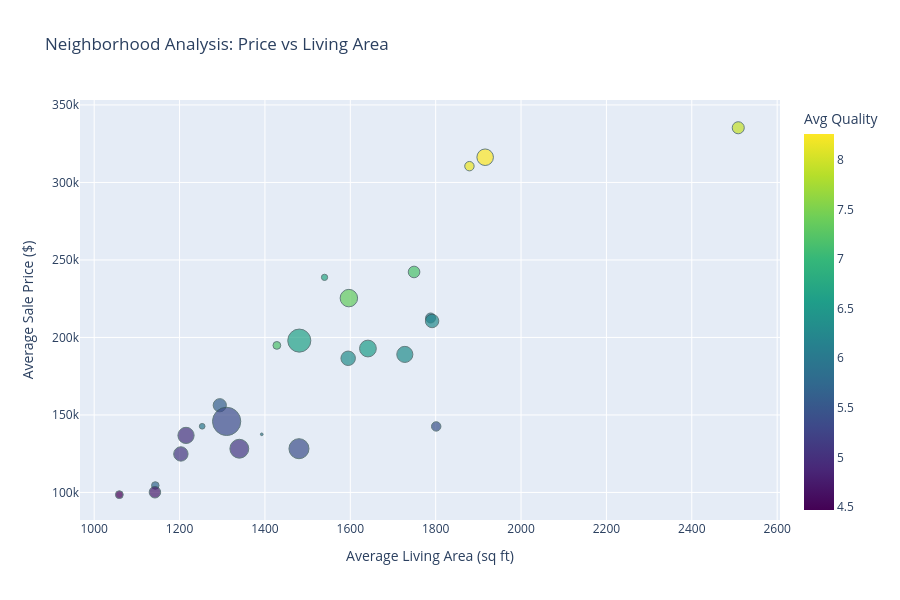
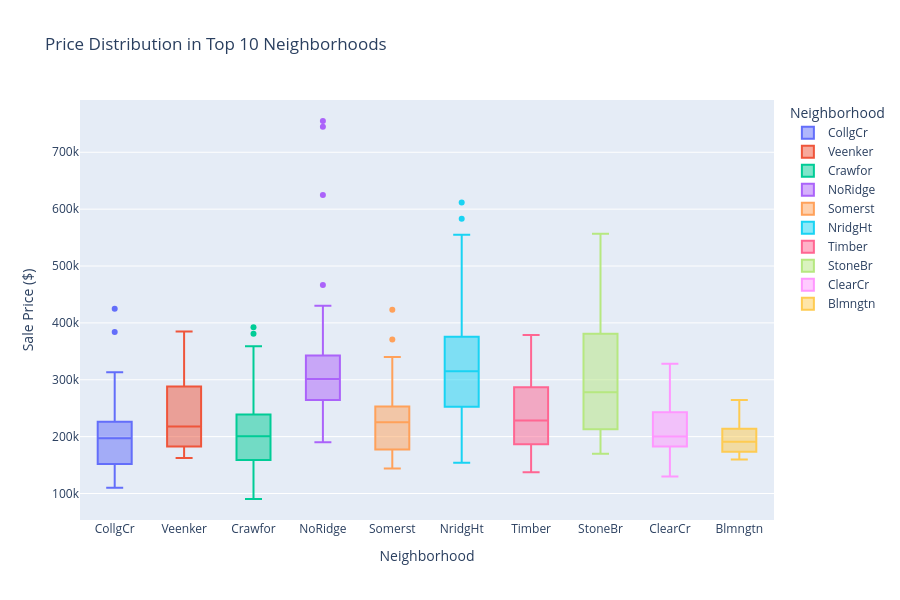
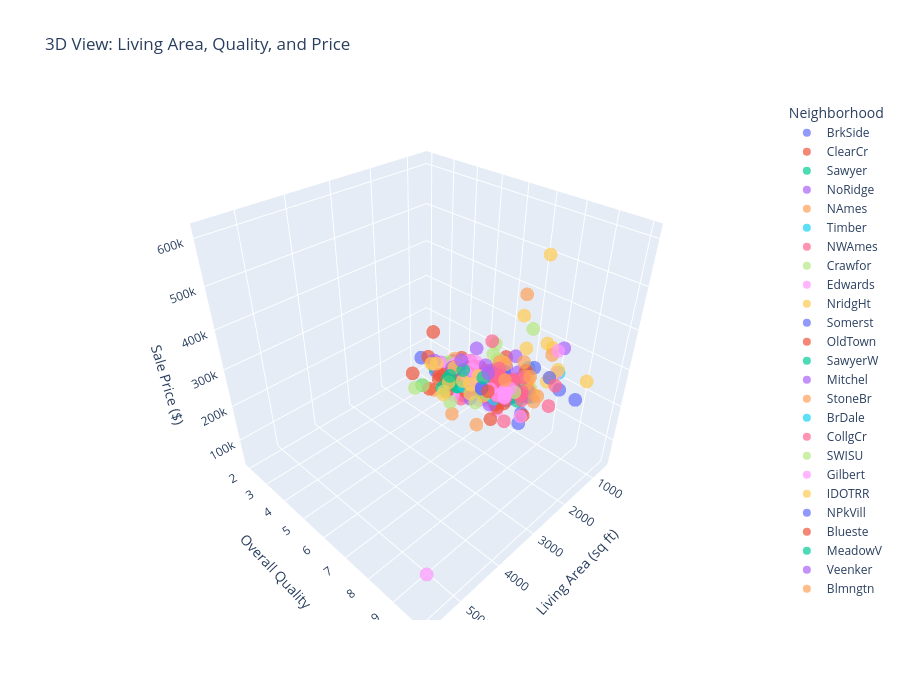

Write notebook code for charts like these, in order.
### Markdown cell above
<a id="section17"></a>
## 17. Spatial Visualization

Create interactive visualizations showing price patterns by location.

### Code cell
# Interactive visualization with Plotly
if 'Neighborhood' in train_df.columns:
    # Create interactive neighborhood price visualization
    neighborhood_plot_data = train_df.groupby('Neighborhood').agg({
        'SalePrice': ['mean', 'median', 'count'],
        'GrLivArea': 'mean',
        'OverallQual': 'mean'
    }).reset_index()
    
    neighborhood_plot_data.columns = ['Neighborhood', 'AvgPrice', 'MedianPrice', 'Count', 'AvgLivArea', 'AvgQuality']
    
    # Interactive scatter plot
    fig = px.scatter(neighborhood_plot_data,
                     x='AvgLivArea',
                     y='AvgPrice',
                     size='Count',
                     color='AvgQuality',
                     hover_data=['Neighborhood', 'MedianPrice'],
                     title='Neighborhood Analysis: Price vs Living Area',
                     labels={'AvgLivArea': 'Average Living Area (sq ft)',
                            'AvgPrice': 'Average Sale Price ($)',
                            'AvgQuality': 'Avg Quality',
                            'Count': 'Number of Houses'},
                     color_continuous_scale='Viridis',
                     height=600)
    
    fig.update_traces(marker=dict(line=dict(width=1, color='DarkSlateGrey')))
    fig.show()
    
    # Box plot of prices by top neighborhoods
    top_neighborhoods = neighborhood_stats.head(10).index.tolist()
    train_top_neighborhoods = train_df[train_df['Neighborhood'].isin(top_neighborhoods)]
    
    fig = px.box(train_top_neighborhoods,
                 x='Neighborhood',
                 y='SalePrice',
                 title='Price Distribution in Top 10 Neighborhoods',
                 labels={'SalePrice': 'Sale Price ($)'},
                 color='Neighborhood',
                 height=600)
    
    # fig.update_xaxis(tickangle=45)
    fig.show()
    
    # 3D scatter plot
    fig = px.scatter_3d(train_df.sample(500),
                        x='GrLivArea',
                        y='OverallQual',
                        z='SalePrice',
                        color='Neighborhood',
                        title='3D View: Living Area, Quality, and Price',
                        labels={'GrLivArea': 'Living Area (sq ft)',
                               'OverallQual': 'Overall Quality',
                               'SalePrice': 'Sale Price ($)'},
                        height=700,
                        opacity=0.7)
    
    fig.show()
    
    print("✓ Interactive spatial visualizations created")
else:
    print("Neighborhood column not found for visualization")

### Figure 1 — Plotly figure (JSON) as saved in the notebook; plotly's stock layout.template omitted (floating-point values rounded to 4 significant figures)
{"data": [{"customdata": [["Blmngtn", 191000], ["Blueste", 137500], ["BrDale", 106000], ["BrkSide", 124300], ["ClearCr", 200250], ["CollgCr", 197200], ["Crawfor", 200624], ["Edwards", 121750], ["Gilbert", 181000], ["IDOTRR", 103000], ["MeadowV", 88000], ["Mitchel", 153500], ["NAmes", 140000], ["NPkVill", 146000], ["NWAmes", 182900], ["NoRidge", 301500], ["NridgHt", 315000], ["OldTown", 119000], ["SWISU", 139500], ["Sawyer", 135000], ["SawyerW", 179900], ["Somerst", 225500], ["StoneBr", 278000], ["Timber", 228475], ["Veenker", 218000]], "hovertemplate": "Average Living Area (sq ft)=%{x}<br>Average Sale Price ($)=%{y}<br>Number of Houses=%{marker.size}<br>Neighborhood=%{customdata[0]}<br>MedianPrice=%{customdata[1]}<br>Avg Quality=%{marker.color}<extra></extra>", "legendgroup": "", "marker": {"color": [7.176, 6, 5.688, 5.052, 5.893, 6.64, 6.275, 5.08, 6.557, 4.757, 4.471, 5.592, 5.36, 6, 6.329, 7.927, 8.26, 5.389, 5.44, 5.027, 6.322, 7.337, 8.16, 7.158, 6.727], "coloraxis": "coloraxis", "line": {"color": "DarkSlateGrey", "width": 1}, "size": [17, 2, 16, 58, 28, 150, 51, 100, 79, 37, 17, 49, 225, 9, 73, 41, 77, 113, 25, 74, 59, 86, 25, 38, 11], "sizemode": "area", "sizeref": 0.5625, "symbol": "circle"}, "mode": "markers", "name": "", "orientation": "v", "showlegend": false, "type": "scatter", "x": [1428.0, 1392.0, 1143.0, 1203.0, 1788.0, 1480.0, 1792.0, 1340.0, 1641.0, 1142.0, 1059.0, 1294.0, 1310.0, 1253, 1728.0, 2509.0, 1916.0, 1480.0, 1801.0, 1215.0, 1595.0, 1597.0, 1879.0, 1749.0, 1540.0], "xaxis": "x", "y": [194900.0, 137500, 104500.0, 124800.0, 212600.0, 198000.0, 210600.0, 128200.0, 192900.0, 100100.0, 98580.0, 156300.0, 145800.0, 142700.0, 189100.0, 335300.0, 316300.0, 128200.0, 142600.0, 136800.0, 186600.0, 225400.0, 310499, 242200.0, 238800.0], "yaxis": "y"}], "layout": {"coloraxis": {"colorbar": {"title": {"text": "Avg Quality"}}, "colorscale": [[0, "#440154"], [0.1111, "#482878"], [0.2222, "#3e4989"], [0.3333, "#31688e"], [0.4444, "#26828e"], [0.5556, "#1f9e89"], [0.6667, "#35b779"], [0.7778, "#6ece58"], [0.8889, "#b5de2b"], [1, "#fde725"]]}, "height": 600, "legend": {"itemsizing": "constant", "tracegroupgap": 0}, "title": {"text": "Neighborhood Analysis: Price vs Living Area"}, "xaxis": {"anchor": "y", "domain": [0, 1], "title": {"text": "Average Living Area (sq ft)"}}, "yaxis": {"anchor": "x", "domain": [0, 1], "title": {"text": "Average Sale Price ($)"}}}}

### Figure 2 — Plotly figure (JSON) as saved in the notebook; plotly's stock layout.template omitted (floating-point values rounded to 4 significant figures; data arrays with more than 128 entries replaced by an {"elided": "..."} marker saying what was removed)
{"data": [{"alignmentgroup": "True", "hovertemplate": "Neighborhood=%{x}<br>Sale Price ($)=%{y}<extra></extra>", "legendgroup": "CollgCr", "marker": {"color": "#636efa"}, "name": "CollgCr", "notched": false, "offsetgroup": "CollgCr", "orientation": "v", "showlegend": true, "type": "box", "x": {"elided": "150 str values"}, "x0": " ", "xaxis": "x", "y": {"elided": "150 int values"}, "y0": " ", "yaxis": "y"}, {"alignmentgroup": "True", "hovertemplate": "Neighborhood=%{x}<br>Sale Price ($)=%{y}<extra></extra>", "legendgroup": "Veenker", "marker": {"color": "#EF553B"}, "name": "Veenker", "notched": false, "offsetgroup": "Veenker", "orientation": "v", "showlegend": true, "type": "box", "x": ["Veenker", "Veenker", "Veenker", "Veenker", "Veenker", "Veenker", "Veenker", "Veenker", "Veenker", "Veenker", "Veenker"], "x0": " ", "xaxis": "x", "y": [181500, 385000, 162500, 324000, 245500, 165000, 270000, 187000, 218000, 194000, 294000], "y0": " ", "yaxis": "y"}, {"alignmentgroup": "True", "hovertemplate": "Neighborhood=%{x}<br>Sale Price ($)=%{y}<extra></extra>", "legendgroup": "Crawfor", "marker": {"color": "#00cc96"}, "name": "Crawfor", "notched": false, "offsetgroup": "Crawfor", "orientation": "v", "showlegend": true, "type": "box", "x": ["Crawfor", "Crawfor", "Crawfor", "Crawfor", "Crawfor", "Crawfor", "Crawfor", "Crawfor", "Crawfor", "Crawfor", "Crawfor", "Crawfor", "Crawfor", "Crawfor", "Crawfor", "Crawfor", "Crawfor", "Crawfor", "Crawfor", "Crawfor", "Crawfor", "Crawfor", "Crawfor", "Crawfor", "Crawfor", "Crawfor", "Crawfor", "Crawfor", "Crawfor", "Crawfor", "Crawfor", "Crawfor", "Crawfor", "Crawfor", "Crawfor", "Crawfor", "Crawfor", "Crawfor", "Crawfor", "Crawfor", "Crawfor", "Crawfor", "Crawfor", "Crawfor", "Crawfor", "Crawfor", "Crawfor", "Crawfor", "Crawfor", "Crawfor", "Crawfor"], "x0": " ", "xaxis": "x", "y": [140000, 163500, 217000, 259500, 200100, 315000, 311500, 235000, 158500, 157000, 177000, 239000, 90350, 188700, 289000, 96500, 234000, 200624, 217500, 359100, 149000, 137500, 257500, 222000, 164000, 189950, 250000, 145000, 145000, 160000, 165000, 119750, 220000, 219500, 174500, 230000, 224000, 239000, 154900, 392500, 138887, 230000, 381000, 139000, 177500, 335000, 177000, 275000, 223000, 191000, 266500], "y0": " ", "yaxis": "y"}, {"alignmentgroup": "True", "hovertemplate": "Neighborhood=%{x}<br>Sale Price ($)=%{y}<extra></extra>", "legendgroup": "NoRidge", "marker": {"color": "#ab63fa"}, "name": "NoRidge", "notched": false, "offsetgroup": "NoRidge", "orientation": "v", "showlegend": true, "type": "box", "x": ["NoRidge", "NoRidge", "NoRidge", "NoRidge", "NoRidge", "NoRidge", "NoRidge", "NoRidge", "NoRidge", "NoRidge", "NoRidge", "NoRidge", "NoRidge", "NoRidge", "NoRidge", "NoRidge", "NoRidge", "NoRidge", "NoRidge", "NoRidge", "NoRidge", "NoRidge", "NoRidge", "NoRidge", "NoRidge", "NoRidge", "NoRidge", "NoRidge", "NoRidge", "NoRidge", "NoRidge", "NoRidge", "NoRidge", "NoRidge", "NoRidge", "NoRidge", "NoRidge", "NoRidge", "NoRidge", "NoRidge", "NoRidge"], "x0": " ", "xaxis": "x", "y": [250000, 260000, 290000, 403000, 290000, 260000, 280000, 258000, 315000, 430000, 265000, 315750, 248000, 268000, 350000, 402000, 221000, 755000, 341000, 260400, 290000, 337000, 269790, 336000, 348000, 310000, 248000, 325000, 625000, 285000, 745000, 262000, 301500, 290000, 302000, 333168, 190000, 410000, 466500, 340000, 271000], "y0": " ", "yaxis": "y"}, {"alignmentgroup": "True", "hovertemplate": "Neighborhood=%{x}<br>Sale Price ($)=%{y}<extra></extra>", "legendgroup": "Somerst", "marker": {"color": "#FFA15A"}, "name": "Somerst", "notched": false, "offsetgroup": "Somerst", "orientation": "v", "showlegend": true, "type": "box", "x": ["Somerst", "Somerst", "Somerst", "Somerst", "Somerst", "Somerst", "Somerst", "Somerst", "Somerst", "Somerst", "Somerst", "Somerst", "Somerst", "Somerst", "Somerst", "Somerst", "Somerst", "Somerst", "Somerst", "Somerst", "Somerst", "Somerst", "Somerst", "Somerst", "Somerst", "Somerst", "Somerst", "Somerst", "Somerst", "Somerst", "Somerst", "Somerst", "Somerst", "Somerst", "Somerst", "Somerst", "Somerst", "Somerst", "Somerst", "Somerst", "Somerst", "Somerst", "Somerst", "Somerst", "Somerst", "Somerst", "Somerst", "Somerst", "Somerst", "Somerst", "Somerst", "Somerst", "Somerst", "Somerst", "Somerst", "Somerst", "Somerst", "Somerst", "Somerst", "Somerst", "Somerst", "Somerst", "Somerst", "Somerst", "Somerst", "Somerst", "Somerst", "Somerst", "Somerst", "Somerst", "Somerst", "Somerst", "Somerst", "Somerst", "Somerst", "Somerst", "Somerst", "Somerst", "Somerst", "Somerst", "Somerst", "Somerst", "Somerst", "Somerst", "Somerst", "Somerst"], "x0": " ", "xaxis": "x", "y": [307000, 249700, 172500, 245000, 164500, 250000, 176000, 254900, 177000, 311872, 252678, 262500, 207500, 266000, 185000, 244600, 164700, 239000, 270000, 340000, 187750, 241000, 339750, 222000, 210000, 263435, 226700, 208300, 176000, 263000, 146000, 151000, 168500, 226000, 370878, 205950, 423000, 227875, 148800, 196000, 172500, 179400, 215200, 264132, 225000, 227680, 232600, 147400, 151000, 250580, 303477, 328900, 255000, 173733, 320000, 253000, 155000, 182000, 165000, 199900, 197000, 232000, 252000, 197000, 160000, 235128, 171900, 174000, 290000, 229456, 214000, 248328, 186500, 183900, 232000, 208900, 147000, 227000, 177500, 144152, 216000, 250000, 282922, 310000, 287090, 185000], "y0": " ", "yaxis": "y"}, {"alignmentgroup": "True", "hovertemplate": "Neighborhood=%{x}<br>Sale Price ($)=%{y}<extra></extra>", "legendgroup": "NridgHt", "marker": {"color": "#19d3f3"}, "name": "NridgHt", "notched": false, "offsetgroup": "NridgHt", "orientation": "v", "showlegend": true, "type": "box", "x": ["NridgHt", "NridgHt", "NridgHt", "NridgHt", "NridgHt", "NridgHt", "NridgHt", "NridgHt", "NridgHt", "NridgHt", "NridgHt", "NridgHt", "NridgHt", "NridgHt", "NridgHt", "NridgHt", "NridgHt", "NridgHt", "NridgHt", "NridgHt", "NridgHt", "NridgHt", "NridgHt", "NridgHt", "NridgHt", "NridgHt", "NridgHt", "NridgHt", "NridgHt", "NridgHt", "NridgHt", "NridgHt", "NridgHt", "NridgHt", "NridgHt", "NridgHt", "NridgHt", "NridgHt", "NridgHt", "NridgHt", "NridgHt", "NridgHt", "NridgHt", "NridgHt", "NridgHt", "NridgHt", "NridgHt", "NridgHt", "NridgHt", "NridgHt", "NridgHt", "NridgHt", "NridgHt", "NridgHt", "NridgHt", "NridgHt", "NridgHt", "NridgHt", "NridgHt", "NridgHt", "NridgHt", "NridgHt", "NridgHt", "NridgHt", "NridgHt", "NridgHt", "NridgHt", "NridgHt", "NridgHt", "NridgHt", "NridgHt", "NridgHt", "NridgHt", "NridgHt", "NridgHt", "NridgHt", "NridgHt"], "x0": " ", "xaxis": "x", "y": [345000, 325300, 256300, 306000, 277500, 309000, 319900, 202500, 317000, 372402, 412500, 220000, 325624, 274900, 386250, 318000, 415298, 207500, 360000, 342643, 354000, 284000, 207000, 266000, 154000, 437154, 318061, 426000, 280000, 555000, 250000, 440000, 380000, 326000, 374000, 202665, 402861, 446261, 255500, 284000, 214000, 253293, 451950, 275000, 314813, 209500, 274000, 194700, 254000, 275500, 395000, 485000, 582933, 224000, 385000, 350000, 611657, 285000, 173000, 395192, 337500, 196000, 185850, 335000, 280000, 318000, 230000, 233170, 367294, 175500, 465000, 171750, 281000, 325000, 202500, 315000, 394617], "y0": " ", "yaxis": "y"}, {"alignmentgroup": "True", "hovertemplate": "Neighborhood=%{x}<br>Sale Price ($)=%{y}<extra></extra>", "legendgroup": "Timber", "marker": {"color": "#FF6692"}, "name": "Timber", "notched": false, "offsetgroup": "Timber", "orientation": "v", "showlegend": true, "type": "box", "x": ["Timber", "Timber", "Timber", "Timber", "Timber", "Timber", "Timber", "Timber", "Timber", "Timber", "Timber", "Timber", "Timber", "Timber", "Timber", "Timber", "Timber", "Timber", "Timber", "Timber", "Timber", "Timber", "Timber", "Timber", "Timber", "Timber", "Timber", "Timber", "Timber", "Timber", "Timber", "Timber", "Timber", "Timber", "Timber", "Timber", "Timber", "Timber"], "x0": " ", "xaxis": "x", "y": [170000, 220000, 269500, 228000, 184000, 375000, 228950, 202900, 175000, 204000, 175000, 315000, 224500, 369900, 305000, 335000, 176000, 312500, 187500, 248900, 187500, 201000, 137500, 270000, 214900, 287000, 293077, 315500, 250000, 186700, 265900, 378500, 180000, 283463, 239000, 167500, 281213, 160000], "y0": " ", "yaxis": "y"}, {"alignmentgroup": "True", "hovertemplate": "Neighborhood=%{x}<br>Sale Price ($)=%{y}<extra></extra>", "legendgroup": "StoneBr", "marker": {"color": "#B6E880"}, "name": "StoneBr", "notched": false, "offsetgroup": "StoneBr", "orientation": "v", "showlegend": true, "type": "box", "x": ["StoneBr", "StoneBr", "StoneBr", "StoneBr", "StoneBr", "StoneBr", "StoneBr", "StoneBr", "StoneBr", "StoneBr", "StoneBr", "StoneBr", "StoneBr", "StoneBr", "StoneBr", "StoneBr", "StoneBr", "StoneBr", "StoneBr", "StoneBr", "StoneBr", "StoneBr", "StoneBr", "StoneBr", "StoneBr"], "x0": " ", "xaxis": "x", "y": [438780, 239000, 501837, 286000, 377426, 394432, 212000, 251000, 325000, 319000, 372500, 207500, 392000, 361919, 189000, 275000, 236500, 180000, 538000, 187500, 556581, 213500, 170000, 278000, 260000], "y0": " ", "yaxis": "y"}, {"alignmentgroup": "True", "hovertemplate": "Neighborhood=%{x}<br>Sale Price ($)=%{y}<extra></extra>", "legendgroup": "ClearCr", "marker": {"color": "#FF97FF"}, "name": "ClearCr", "notched": false, "offsetgroup": "ClearCr", "orientation": "v", "showlegend": true, "type": "box", "x": ["ClearCr", "ClearCr", "ClearCr", "ClearCr", "ClearCr", "ClearCr", "ClearCr", "ClearCr", "ClearCr", "ClearCr", "ClearCr", "ClearCr", "ClearCr", "ClearCr", "ClearCr", "ClearCr", "ClearCr", "ClearCr", "ClearCr", "ClearCr", "ClearCr", "ClearCr", "ClearCr", "ClearCr", "ClearCr", "ClearCr", "ClearCr", "ClearCr"], "x0": " ", "xaxis": "x", "y": [225000, 180000, 235000, 190000, 211000, 277000, 241500, 192000, 190000, 130000, 134432, 240000, 280000, 256000, 143000, 173000, 302000, 187500, 200000, 155000, 185000, 240000, 244400, 328000, 200500, 161500, 260000, 190000], "y0": " ", "yaxis": "y"}, {"alignmentgroup": "True", "hovertemplate": "Neighborhood=%{x}<br>Sale Price ($)=%{y}<extra></extra>", "legendgroup": "Blmngtn", "marker": {"color": "#FECB52"}, "name": "Blmngtn", "notched": false, "offsetgroup": "Blmngtn", "orientation": "v", "showlegend": true, "type": "box", "x": ["Blmngtn", "Blmngtn", "Blmngtn", "Blmngtn", "Blmngtn", "Blmngtn", "Blmngtn", "Blmngtn", "Blmngtn", "Blmngtn", "Blmngtn", "Blmngtn", "Blmngtn", "Blmngtn", "Blmngtn", "Blmngtn", "Blmngtn"], "x0": " ", "xaxis": "x", "y": [167240, 192500, 192000, 172500, 178740, 234000, 194201, 264561, 160200, 215000, 159895, 181000, 213490, 191000, 174000, 246578, 175900], "y0": " ", "yaxis": "y"}], "layout": {"boxmode": "overlay", "height": 600, "legend": {"title": {"text": "Neighborhood"}, "tracegroupgap": 0}, "title": {"text": "Price Distribution in Top 10 Neighborhoods"}, "xaxis": {"anchor": "y", "categoryarray": ["CollgCr", "Veenker", "Crawfor", "NoRidge", "Somerst", "NridgHt", "Timber", "StoneBr", "ClearCr", "Blmngtn"], "categoryorder": "array", "domain": [0, 1], "title": {"text": "Neighborhood"}}, "yaxis": {"anchor": "x", "domain": [0, 1], "title": {"text": "Sale Price ($)"}}}}

### Figure 3 — Plotly figure (JSON) as saved in the notebook; plotly's stock layout.template omitted (floating-point values rounded to 4 significant figures)
{"data": [{"hovertemplate": "Neighborhood=BrkSide<br>Living Area (sq ft)=%{x}<br>Overall Quality=%{y}<br>Sale Price ($)=%{z}<extra></extra>", "legendgroup": "BrkSide", "marker": {"color": "#636efa", "opacity": 0.7, "symbol": "circle"}, "mode": "markers", "name": "BrkSide", "scene": "scene", "showlegend": true, "type": "scatter3d", "x": [935, 1230, 1218, 1573, 904, 1203, 1348, 858, 1576, 1367, 1412, 788, 1577, 960, 1344, 1539, 1158, 1573, 616, 800, 1824, 869, 720, 1362], "y": [5, 4, 6, 5, 6, 5, 5, 5, 5, 6, 6, 4, 6, 4, 5, 5, 6, 4, 5, 2, 6, 4, 3, 6], "z": [79500, 121600, 131000, 162900, 119000, 110000, 117000, 116500, 149000, 127500, 132500, 100000, 140200, 129000, 115000, 141500, 120000, 133000, 89000, 60000, 180500, 85500, 72500, 128000]}, {"hovertemplate": "Neighborhood=ClearCr<br>Living Area (sq ft)=%{x}<br>Overall Quality=%{y}<br>Sale Price ($)=%{z}<extra></extra>", "legendgroup": "ClearCr", "marker": {"color": "#EF553B", "opacity": 0.7, "symbol": "circle"}, "mode": "markers", "name": "ClearCr", "scene": "scene", "showlegend": true, "type": "scatter3d", "x": [1663, 2087, 1291, 988, 1867, 1582, 2358, 1533, 1953, 2144], "y": [4, 6, 6, 6, 5, 5, 6, 7, 6, 6], "z": [256000, 187500, 173000, 180000, 190000, 190000, 240000, 280000, 240000, 277000]}, {"hovertemplate": "Neighborhood=Sawyer<br>Living Area (sq ft)=%{x}<br>Overall Quality=%{y}<br>Sale Price ($)=%{z}<extra></extra>", "legendgroup": "Sawyer", "marker": {"color": "#00cc96", "opacity": 0.7, "symbol": "circle"}, "mode": "markers", "name": "Sawyer", "scene": "scene", "showlegend": true, "type": "scatter3d", "x": [1920, 1121, 1601, 1120, 1144, 1040, 1155, 1159, 1020, 1068, 1803, 1683, 1392, 1728, 948, 1285, 1228, 1383, 1400, 1620, 1382, 672, 1696, 1416, 2620, 912, 1296], "y": [5, 5, 5, 4, 5, 5, 5, 5, 5, 6, 5, 6, 5, 5, 5, 6, 5, 5, 6, 4, 4, 5, 5, 5, 5, 5, 4], "z": [172500, 139000, 140000, 129000, 131400, 129500, 148000, 158000, 94000, 154500, 155000, 172500, 121500, 125000, 108000, 143500, 149350, 165000, 149500, 150000, 148000, 108000, 143900, 112000, 190000, 125000, 90000]}, {"hovertemplate": "Neighborhood=NoRidge<br>Living Area (sq ft)=%{x}<br>Overall Quality=%{y}<br>Sale Price ($)=%{z}<extra></extra>", "legendgroup": "NoRidge", "marker": {"color": "#ab63fa", "opacity": 0.7, "symbol": "circle"}, "mode": "markers", "name": "NoRidge", "scene": "scene", "showlegend": true, "type": "scatter3d", "x": [2417, 2520, 2198, 2630, 2526, 2263, 1924, 1850, 2113, 3228, 2531, 1987, 2013, 2633, 2365, 1923], "y": [8, 7, 8, 8, 8, 8, 8, 7, 8, 8, 8, 8, 7, 10, 8, 7], "z": [260000, 290000, 250000, 315000, 290000, 258000, 280000, 248000, 350000, 430000, 290000, 301500, 269790, 466500, 337000, 190000]}, {"hovertemplate": "Neighborhood=NAmes<br>Living Area (sq ft)=%{x}<br>Overall Quality=%{y}<br>Sale Price ($)=%{z}<extra></extra>", "legendgroup": "NAmes", "marker": {"color": "#FFA15A", "opacity": 0.7, "symbol": "circle"}, "mode": "markers", "name": "NAmes", "scene": "scene", "showlegend": true, "type": "scatter3d", "x": [1050, 1657, 1040, 1252, 1796, 1246, 1002, 1507, 1040, 1327, 1048, 2380, 1302, 1057, 1297, 980, 1092, 2069, 1350, 999, 1041, 952, 767, 1065, 1078, 1008, 1190, 1148, 1520, 882, 1113, 2274, 1194, 1362, 912, 1040, 1728, 1977, 1004, 864, 1478, 892, 1516, 2704, 1265, 900, 1324, 1144, 1048, 1904, 1363, 1116, 1376, 1136, 1360, 988, 864, 2142, 1053, 1820, 1537, 1225, 1812, 1429, 1095, 1196, 816, 1337, 1339, 3112, 1086, 1251, 1375, 943, 1644, 1264], "y": [5, 6, 4, 6, 6, 5, 5, 5, 3, 5, 5, 6, 6, 5, 5, 5, 6, 7, 6, 5, 5, 4, 7, 5, 5, 5, 5, 5, 6, 5, 5, 5, 6, 6, 5, 3, 5, 6, 6, 5, 6, 5, 6, 8, 5, 5, 6, 5, 5, 5, 5, 6, 5, 6, 5, 5, 4, 6, 5, 7, 6, 4, 5, 6, 6, 6, 5, 6, 5, 8, 5, 6, 6, 5, 6, 5], "z": [136500, 163500, 109900, 142000, 140000, 154000, 148500, 127000, 93500, 150750, 135000, 129000, 158000, 109000, 153000, 135500, 145000, 242000, 168500, 134500, 124500, 135750, 133000, 126500, 149900, 137000, 132500, 132500, 153000, 106500, 147000, 154300, 148000, 163000, 115000, 92900, 142600, 165000, 149000, 129000, 156500, 100000, 167000, 345000, 179900, 123000, 160000, 139950, 98300, 138000, 164900, 160000, 105000, 140000, 130000, 119000, 120500, 193500, 145500, 201800, 174000, 128950, 169500, 181900, 140000, 139000, 129900, 181000, 139000, 235000, 159950, 160000, 140000, 135960, 167000, 167500]}, {"hovertemplate": "Neighborhood=Timber<br>Living Area (sq ft)=%{x}<br>Overall Quality=%{y}<br>Sale Price ($)=%{z}<extra></extra>", "legendgroup": "Timber", "marker": {"color": "#19d3f3", "opacity": 0.7, "symbol": "circle"}, "mode": "markers", "name": "Timber", "scene": "scene", "showlegend": true, "type": "scatter3d", "x": [1620, 1466, 1394, 1572, 1756, 1687, 2898, 1412, 1629, 1707, 1646, 1692, 1137, 1344], "y": [9, 8, 5, 5, 6, 5, 8, 6, 8, 8, 8, 7, 6, 6], "z": [315500, 201000, 167500, 186700, 204000, 160000, 287000, 175000, 270000, 228000, 293077, 224500, 176000, 137500]}, {"hovertemplate": "Neighborhood=NWAmes<br>Living Area (sq ft)=%{x}<br>Overall Quality=%{y}<br>Sale Price ($)=%{z}<extra></extra>", "legendgroup": "NWAmes", "marker": {"color": "#FF6692", "opacity": 0.7, "symbol": "circle"}, "mode": "markers", "name": "NWAmes", "scene": "scene", "showlegend": true, "type": "scatter3d", "x": [1682, 1342, 1664, 1442, 2156, 1872, 1242, 1309, 1472, 1621, 1126, 1173, 1574, 1552, 1556, 1489, 1350, 2784, 1440, 1724, 2119, 1680, 1523, 1790, 1258, 1844, 1411, 1178, 1725, 1680, 1969], "y": [7, 6, 7, 6, 7, 7, 7, 6, 7, 7, 5, 7, 6, 6, 6, 6, 6, 7, 6, 6, 6, 7, 6, 6, 6, 6, 7, 5, 7, 5, 7], "z": [174000, 161500, 162900, 185000, 262500, 241500, 175500, 181000, 187500, 202500, 175000, 170000, 190000, 179900, 154000, 185750, 165000, 250000, 182900, 197900, 158000, 213250, 180000, 165150, 145000, 190000, 82500, 157000, 197000, 136905, 190000]}, {"hovertemplate": "Neighborhood=Crawfor<br>Living Area (sq ft)=%{x}<br>Overall Quality=%{y}<br>Sale Price ($)=%{z}<extra></extra>", "legendgroup": "Crawfor", "marker": {"color": "#B6E880", "opacity": 0.7, "symbol": "circle"}, "mode": "markers", "name": "Crawfor", "scene": "scene", "showlegend": true, "type": "scatter3d", "x": [1180, 1625, 789, 1336, 1652, 1152, 1740, 1902, 1494, 1680, 1308, 1426, 1801, 1991, 3447, 2624, 1954, 1502, 1517, 1564], "y": [4, 8, 5, 5, 8, 6, 7, 7, 6, 6, 5, 7, 7, 6, 8, 6, 7, 6, 8, 7], "z": [137500, 235000, 96500, 157000, 392500, 158500, 219500, 335000, 177500, 177000, 160000, 189950, 289000, 220000, 381000, 239000, 311500, 165000, 230000, 174500]}, {"hovertemplate": "Neighborhood=Edwards<br>Living Area (sq ft)=%{x}<br>Overall Quality=%{y}<br>Sale Price ($)=%{z}<extra></extra>", "legendgroup": "Edwards", "marker": {"color": "#FF97FF", "opacity": 0.7, "symbol": "circle"}, "mode": "markers", "name": "Edwards", "scene": "scene", "showlegend": true, "type": "scatter3d", "x": [1709, 1347, 5642, 948, 1716, 1440, 1250, 1604, 1664, 1096, 1152, 944, 1487, 1200, 1072, 1117, 2158, 816, 924, 698, 1346, 1072, 1111, 1470, 774, 845, 1072, 1698, 605, 960, 1674, 1164], "y": [7, 5, 10, 4, 5, 4, 5, 5, 5, 6, 4, 3, 6, 5, 6, 6, 6, 6, 4, 5, 4, 6, 5, 4, 3, 4, 5, 9, 4, 4, 6, 5], "z": [137500, 107500, 160000, 119000, 131000, 150000, 116000, 117000, 100000, 79000, 82000, 82000, 113000, 179000, 148000, 107000, 243000, 118500, 80000, 118000, 112000, 140000, 95000, 135000, 79000, 84000, 145000, 320000, 86000, 112000, 185000, 125000]}, {"hovertemplate": "Neighborhood=NridgHt<br>Living Area (sq ft)=%{x}<br>Overall Quality=%{y}<br>Sale Price ($)=%{z}<extra></extra>", "legendgroup": "NridgHt", "marker": {"color": "#FECB52", "opacity": 0.7, "symbol": "circle"}, "mode": "markers", "name": "NridgHt", "scene": "scene", "showlegend": true, "type": "scatter3d", "x": [2172, 2468, 1976, 1629, 1634, 1869, 1626, 1718, 2364, 1370, 1940, 2728, 1652, 2121, 1980, 1600, 1626, 1535, 1368], "y": [7, 8, 8, 8, 8, 9, 7, 10, 9, 8, 9, 9, 9, 9, 9, 8, 7, 7, 7], "z": [280000, 354000, 440000, 284000, 250000, 318061, 175500, 337500, 611657, 202500, 395192, 437154, 325000, 415298, 315000, 256300, 173000, 214000, 202665]}, {"hovertemplate": "Neighborhood=Somerst<br>Living Area (sq ft)=%{x}<br>Overall Quality=%{y}<br>Sale Price ($)=%{z}<extra></extra>", "legendgroup": "Somerst", "marker": {"color": "#636efa", "opacity": 0.7, "symbol": "circle"}, "mode": "markers", "name": "Somerst", "scene": "scene", "showlegend": true, "type": "scatter3d", "x": [1200, 1947, 1852, 1452, 1795, 1550, 1905, 1506, 1501, 1953, 1464, 1590, 1665, 1392, 1301, 1252, 1971, 1262, 1250, 1689, 1525, 1674, 2007, 1739, 1588, 1478, 1576, 1102, 1266, 1428, 1250, 1382, 1929, 1935, 1200], "y": [7, 7, 7, 7, 8, 7, 9, 9, 7, 8, 8, 8, 7, 7, 7, 7, 7, 6, 7, 7, 6, 7, 10, 8, 8, 7, 7, 7, 7, 7, 7, 7, 7, 8, 7], "z": [151000, 254900, 252678, 183900, 147000, 241000, 320000, 264132, 179400, 252000, 282922, 210000, 205950, 146000, 187750, 160000, 253000, 185000, 171900, 248328, 177000, 216000, 310000, 172500, 227000, 222000, 197000, 148800, 176000, 182000, 164700, 165000, 226000, 263435, 144152]}, {"hovertemplate": "Neighborhood=OldTown<br>Living Area (sq ft)=%{x}<br>Overall Quality=%{y}<br>Sale Price ($)=%{z}<extra></extra>", "legendgroup": "OldTown", "marker": {"color": "#EF553B", "opacity": 0.7, "symbol": "circle"}, "mode": "markers", "name": "OldTown", "scene": "scene", "showlegend": true, "type": "scatter3d", "x": [2792, 1432, 1118, 1183, 1028, 960, 1328, 1762, 1230, 866, 1699, 1452, 1284, 1666, 1047, 1482, 1316, 3608, 1812, 691, 1768, 1310, 1690, 968, 1869, 1248, 1889, 928, 1034, 1539, 1056, 1774, 936, 720, 1022], "y": [6, 5, 6, 3, 5, 4, 4, 7, 5, 5, 3, 4, 5, 8, 4, 7, 5, 10, 5, 5, 7, 6, 7, 5, 5, 5, 7, 5, 5, 5, 6, 4, 4, 6, 5], "z": [256000, 132000, 116000, 120000, 115000, 108500, 107000, 157000, 110000, 110500, 95000, 113000, 110000, 161000, 100000, 143000, 130000, 475000, 140000, 86000, 163000, 112000, 144000, 100000, 124900, 87000, 122000, 112500, 109000, 157500, 144000, 87000, 93000, 105900, 85000]}, {"hovertemplate": "Neighborhood=SawyerW<br>Living Area (sq ft)=%{x}<br>Overall Quality=%{y}<br>Sale Price ($)=%{z}<extra></extra>", "legendgroup": "SawyerW", "marker": {"color": "#00cc96", "opacity": 0.7, "symbol": "circle"}, "mode": "markers", "name": "SawyerW", "scene": "scene", "showlegend": true, "type": "scatter3d", "x": [2243, 1535, 1097, 1710, 1679, 1732, 1982, 1949, 1199, 1844, 1298, 1845, 752, 1744, 1080, 2020, 1434, 1535, 1915, 3222, 2196, 1158, 918, 1114], "y": [7, 5, 6, 6, 6, 6, 7, 7, 6, 8, 6, 6, 6, 7, 7, 5, 7, 5, 8, 7, 7, 6, 6, 6], "z": [225000, 118858, 152000, 187000, 193500, 178000, 228500, 236000, 153900, 257000, 180000, 189000, 125000, 194500, 141000, 144000, 189000, 118964, 220000, 320000, 271900, 158000, 99500, 155000]}, {"hovertemplate": "Neighborhood=Mitchel<br>Living Area (sq ft)=%{x}<br>Overall Quality=%{y}<br>Sale Price ($)=%{z}<extra></extra>", "legendgroup": "Mitchel", "marker": {"color": "#ab63fa", "opacity": 0.7, "symbol": "circle"}, "mode": "markers", "name": "Mitchel", "scene": "scene", "showlegend": true, "type": "scatter3d", "x": [1279, 1959, 874, 1120, 1824, 923, 816, 1080, 816, 2149, 1728, 1567, 1362, 1188, 833, 1204, 1034, 1560, 1622, 902], "y": [6, 7, 5, 5, 6, 5, 5, 6, 5, 7, 5, 6, 5, 5, 5, 6, 6, 7, 4, 5], "z": [171500, 171000, 130000, 147000, 139000, 119500, 138000, 134000, 130500, 239686, 188000, 196000, 143000, 157900, 112000, 162000, 169900, 201000, 168000, 131000]}, {"hovertemplate": "Neighborhood=StoneBr<br>Living Area (sq ft)=%{x}<br>Overall Quality=%{y}<br>Sale Price ($)=%{z}<extra></extra>", "legendgroup": "StoneBr", "marker": {"color": "#FFA15A", "opacity": 0.7, "symbol": "circle"}, "mode": "markers", "name": "StoneBr", "scene": "scene", "showlegend": true, "type": "scatter3d", "x": [2868, 2504, 1826, 1337, 1530, 1922, 1652, 1228, 1742, 2576], "y": [9, 9, 8, 8, 7, 9, 8, 8, 8, 8], "z": [556581, 325000, 319000, 180000, 260000, 377426, 251000, 189000, 275000, 361919]}, {"hovertemplate": "Neighborhood=BrDale<br>Living Area (sq ft)=%{x}<br>Overall Quality=%{y}<br>Sale Price ($)=%{z}<extra></extra>", "legendgroup": "BrDale", "marker": {"color": "#19d3f3", "opacity": 0.7, "symbol": "circle"}, "mode": "markers", "name": "BrDale", "scene": "scene", "showlegend": true, "type": "scatter3d", "x": [1218, 987, 1302, 987], "y": [6, 6, 5, 6], "z": [113000, 100000, 106000, 85400]}, {"hovertemplate": "Neighborhood=CollgCr<br>Living Area (sq ft)=%{x}<br>Overall Quality=%{y}<br>Sale Price ($)=%{z}<extra></extra>", "legendgroup": "CollgCr", "marker": {"color": "#FF6692", "opacity": 0.7, "symbol": "circle"}, "mode": "markers", "name": "CollgCr", "scene": "scene", "showlegend": true, "type": "scatter3d", "x": [864, 1314, 1962, 1476, 1787, 1836, 1852, 990, 1220, 954, 1226, 1604, 1200, 2031, 1734, 1422, 894, 1768, 1536, 2290, 1800, 985, 2097, 1240, 2574, 894, 848, 1456, 1668, 848, 848, 1829, 848, 1614, 1728, 768, 1661, 938, 2828, 1764, 2452, 1861, 1795, 768, 1768, 848, 1040, 1294, 1456, 1582, 1212, 990, 1459, 1654, 1660, 1788], "y": [5, 6, 7, 6, 8, 7, 8, 5, 7, 5, 7, 7, 6, 7, 7, 7, 5, 8, 7, 8, 9, 5, 7, 7, 8, 5, 6, 6, 9, 6, 6, 7, 6, 7, 7, 5, 7, 5, 8, 6, 8, 7, 8, 5, 7, 6, 5, 7, 7, 7, 7, 5, 7, 7, 7, 8], "z": [136500, 176432, 239799, 173500, 275000, 216837, 230000, 145000, 194000, 132500, 198900, 220000, 177500, 222500, 260000, 179600, 128200, 212000, 214000, 255900, 239000, 149900, 274300, 194000, 276000, 123000, 144500, 163990, 285000, 149000, 131500, 237000, 141000, 221500, 190000, 133900, 212000, 130250, 424870, 231500, 267000, 200000, 230000, 133000, 224900, 149300, 150500, 193879, 155835, 185900, 178000, 138000, 192000, 230000, 195000, 236500]}, {"hovertemplate": "Neighborhood=SWISU<br>Living Area (sq ft)=%{x}<br>Overall Quality=%{y}<br>Sale Price ($)=%{z}<extra></extra>", "legendgroup": "SWISU", "marker": {"color": "#B6E880", "opacity": 0.7, "symbol": "circle"}, "mode": "markers", "name": "SWISU", "scene": "scene", "showlegend": true, "type": "scatter3d", "x": [1135, 2230, 1964, 2601, 2447, 1639], "y": [7, 4, 5, 5, 6, 6], "z": [155000, 118500, 130000, 189000, 169000, 115000]}, {"hovertemplate": "Neighborhood=Gilbert<br>Living Area (sq ft)=%{x}<br>Overall Quality=%{y}<br>Sale Price ($)=%{z}<extra></extra>", "legendgroup": "Gilbert", "marker": {"color": "#FF97FF", "opacity": 0.7, "symbol": "circle"}, "mode": "markers", "name": "Gilbert", "scene": "scene", "showlegend": true, "type": "scatter3d", "x": [1664, 2462, 1959, 1501, 1470, 1746, 1430, 1302, 1800, 1960, 1752, 1056, 1509, 1720, 1470, 1496, 1472, 1593, 1498, 1482], "y": [6, 7, 7, 6, 6, 9, 7, 7, 6, 6, 8, 5, 7, 7, 6, 7, 7, 6, 6, 7], "z": [172400, 320000, 215000, 165600, 177000, 377500, 170000, 176485, 179000, 216500, 164000, 145000, 180000, 183500, 185000, 179665, 160000, 178000, 187500, 163900]}, {"hovertemplate": "Neighborhood=IDOTRR<br>Living Area (sq ft)=%{x}<br>Overall Quality=%{y}<br>Sale Price ($)=%{z}<extra></extra>", "legendgroup": "IDOTRR", "marker": {"color": "#FECB52", "opacity": 0.7, "symbol": "circle"}, "mode": "markers", "name": "IDOTRR", "scene": "scene", "showlegend": true, "type": "scatter3d", "x": [1360, 1077, 894, 816, 1077, 1376, 1128, 1317, 1111, 951], "y": [5, 5, 3, 5, 3, 6, 4, 4, 5, 4], "z": [125500, 67000, 81000, 110000, 91000, 119500, 68400, 40000, 101000, 106500]}, {"hovertemplate": "Neighborhood=NPkVill<br>Living Area (sq ft)=%{x}<br>Overall Quality=%{y}<br>Sale Price ($)=%{z}<extra></extra>", "legendgroup": "NPkVill", "marker": {"color": "#636efa", "opacity": 0.7, "symbol": "circle"}, "mode": "markers", "name": "NPkVill", "scene": "scene", "showlegend": true, "type": "scatter3d", "x": [1456, 1456], "y": [6, 6], "z": [146000, 148500]}, {"hovertemplate": "Neighborhood=Blueste<br>Living Area (sq ft)=%{x}<br>Overall Quality=%{y}<br>Sale Price ($)=%{z}<extra></extra>", "legendgroup": "Blueste", "marker": {"color": "#EF553B", "opacity": 0.7, "symbol": "circle"}, "mode": "markers", "name": "Blueste", "scene": "scene", "showlegend": true, "type": "scatter3d", "x": [1229], "y": [6], "z": [124000]}, {"hovertemplate": "Neighborhood=MeadowV<br>Living Area (sq ft)=%{x}<br>Overall Quality=%{y}<br>Sale Price ($)=%{z}<extra></extra>", "legendgroup": "MeadowV", "marker": {"color": "#00cc96", "opacity": 0.7, "symbol": "circle"}, "mode": "markers", "name": "MeadowV", "scene": "scene", "showlegend": true, "type": "scatter3d", "x": [1092, 630, 630], "y": [4, 5, 4], "z": [88000, 92000, 80000]}, {"hovertemplate": "Neighborhood=Veenker<br>Living Area (sq ft)=%{x}<br>Overall Quality=%{y}<br>Sale Price ($)=%{z}<extra></extra>", "legendgroup": "Veenker", "marker": {"color": "#ab63fa", "opacity": 0.7, "symbol": "circle"}, "mode": "markers", "name": "Veenker", "scene": "scene", "showlegend": true, "type": "scatter3d", "x": [1432, 2167, 1262], "y": [5, 7, 6], "z": [194000, 294000, 181500]}, {"hovertemplate": "Neighborhood=Blmngtn<br>Living Area (sq ft)=%{x}<br>Overall Quality=%{y}<br>Sale Price ($)=%{z}<extra></extra>", "legendgroup": "Blmngtn", "marker": {"color": "#FFA15A", "opacity": 0.7, "symbol": "circle"}, "mode": "markers", "name": "Blmngtn", "scene": "scene", "showlegend": true, "type": "scatter3d", "x": [1567, 1506], "y": [8, 7], "z": [264561, 213490]}], "layout": {"height": 700, "legend": {"title": {"text": "Neighborhood"}, "tracegroupgap": 0}, "scene": {"domain": {"x": [0, 1], "y": [0, 1]}, "xaxis": {"title": {"text": "Living Area (sq ft)"}}, "yaxis": {"title": {"text": "Overall Quality"}}, "zaxis": {"title": {"text": "Sale Price ($)"}}}, "title": {"text": "3D View: Living Area, Quality, and Price"}}}
